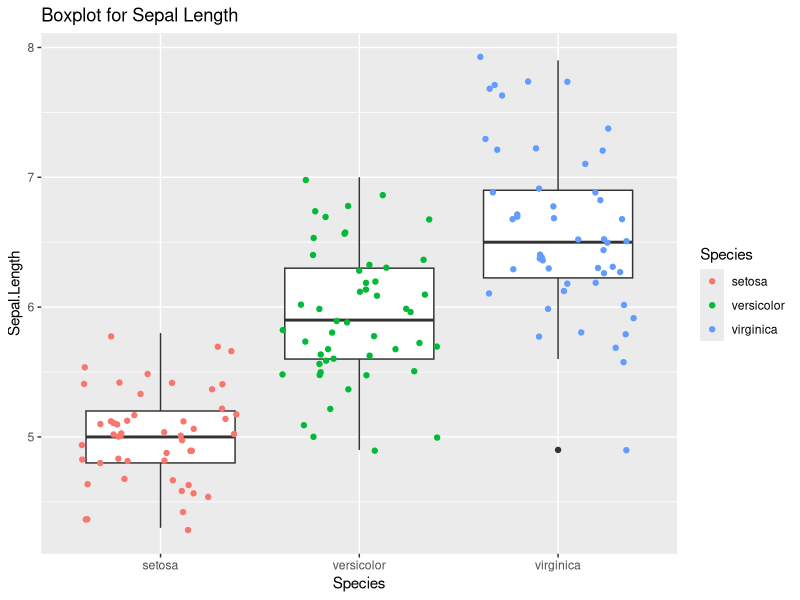
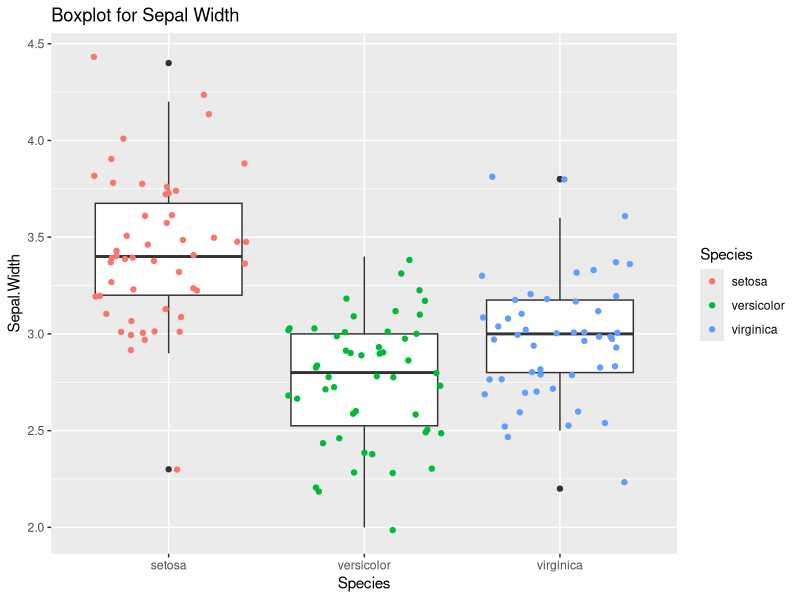
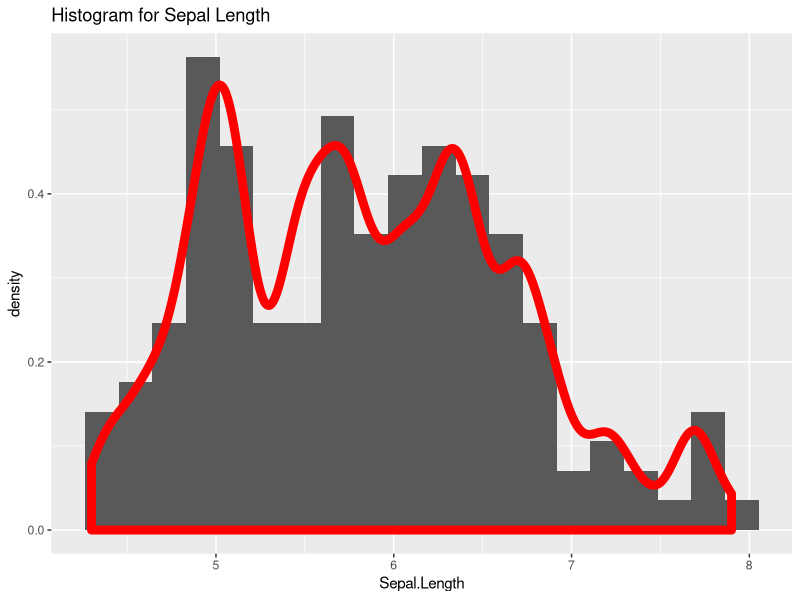
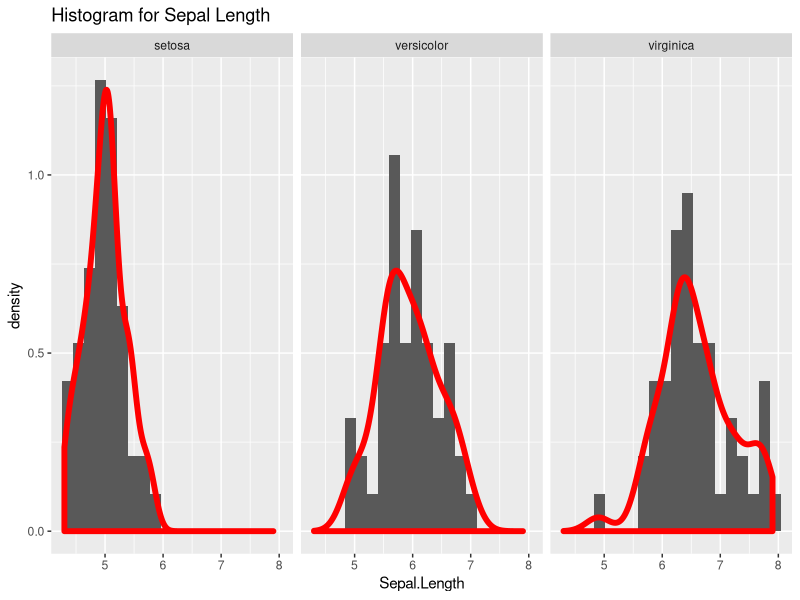
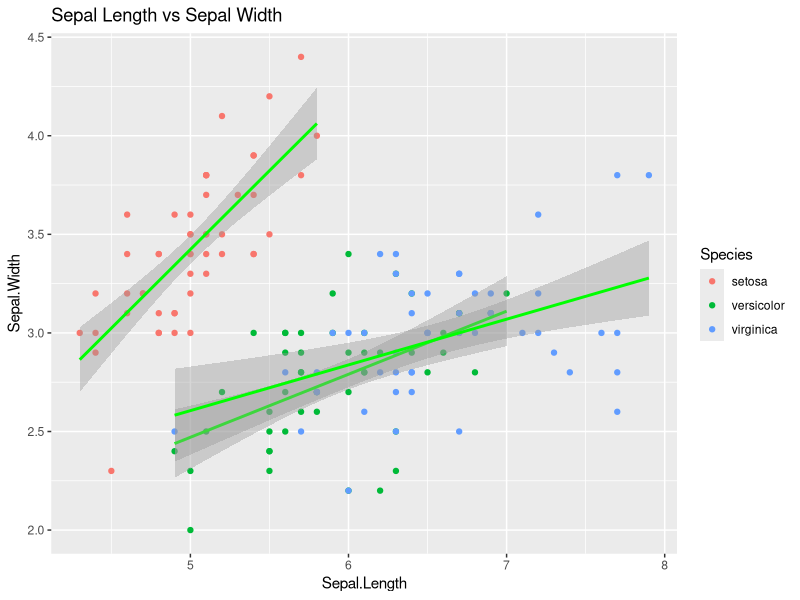
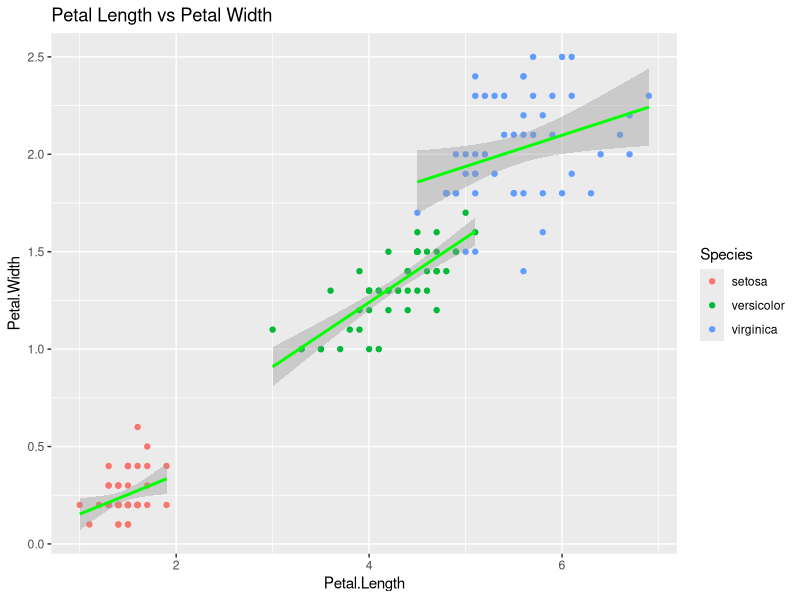

Recreate these plots in R, in order.
## ---- chunk 1
knitr::opts_chunk$set(echo = TRUE)
library(knitr)
library(tidyverse)
## ---- chunk 2
#function takes tibble
#filters on species 
#returns a tibble of summary stats 
#probably did this wrong but couldn't figure out 
#how to extract summary stats from summary()
species_stats <- function(data, species) {
    data <- data %>% 
          filter(Species==species) %>% na.omit() %>%
          select(-Species) %>%
          pivot_longer(cols=everything(),names_to='key') %>%
          group_by(key) %>%
          summarize('Min.' = min(value), 
                    '1st Qu.' = quantile(value, 0.25),
                    'Median' = median(value),
                    'Mean' = mean(value),
                    '3rd Qu.' = quantile(value, 0.75),
                    'Max' = max(value)
                   ) %>%
          pivot_longer(col=!c(key), names_to='metrics') %>%
          pivot_wider(names_from=key, values_from=value) %>%
          select(metrics, Sepal.Length, Sepal.Width,
                 Petal.Length, Petal.Width)
  return (data)
}

pretty_header <- c('', 'Sepal Length', 'Sepal Width',
                   'Petal Length', 'Petal Width') 

kable(species_stats(iris, 'setosa'), 
      col.names=pretty_header,
      caption='Summary of Species setosa',
      digits = 1)

kable(species_stats(iris, 'versicolor'),
      col.names=pretty_header,
      caption='Summary of Species versicolor',
      digits = 1)

kable(species_stats(iris, 'virginica'), 
      col.names=pretty_header,
      caption='Summary of Species virginica',
      digits = 1)
## ---- chunk 3
ggplot(iris, aes(x=Species, y=Sepal.Length)) +
  geom_boxplot() + 
  geom_jitter(aes(color=Species)) + 
  ggtitle('Boxplot for Sepal Length')

ggplot(iris, aes(x=Species, y=Sepal.Width)) +
  geom_boxplot() + 
  geom_jitter(aes(color=Species)) + 
  ggtitle('Boxplot for Sepal Width')
## ---- chunk 4
ggplot(iris, aes(x=Sepal.Length)) +
  geom_histogram(aes(y=..density..), bins=20) +
  geom_density(adjust=0.4, size=3, 
               color='red', outline.type = "full") +
  ggtitle('Histogram for Sepal Length')

ggplot(iris, aes(x=Sepal.Length)) +
  geom_histogram(aes(y=..density..), bins=20) +
  geom_density(size=2, color='red', outline.type = "full") +
  facet_grid(cols=vars(Species)) +
  ggtitle('Histogram for Sepal Length')
## ---- chunk 5
ggplot(iris, aes(x=Sepal.Length, y=Sepal.Width)) +
  geom_point(aes(color=Species)) +
  geom_smooth(method=lm, aes(group=Species), color='Green') +
  ggtitle('Sepal Length vs Sepal Width')
  
ggplot(iris, aes(x=Petal.Length, y=Petal.Width)) +
  geom_point(aes(color=Species)) +
  geom_smooth(method=lm, aes(group=Species), color='Green') +
  ggtitle('Petal Length vs Petal Width')



